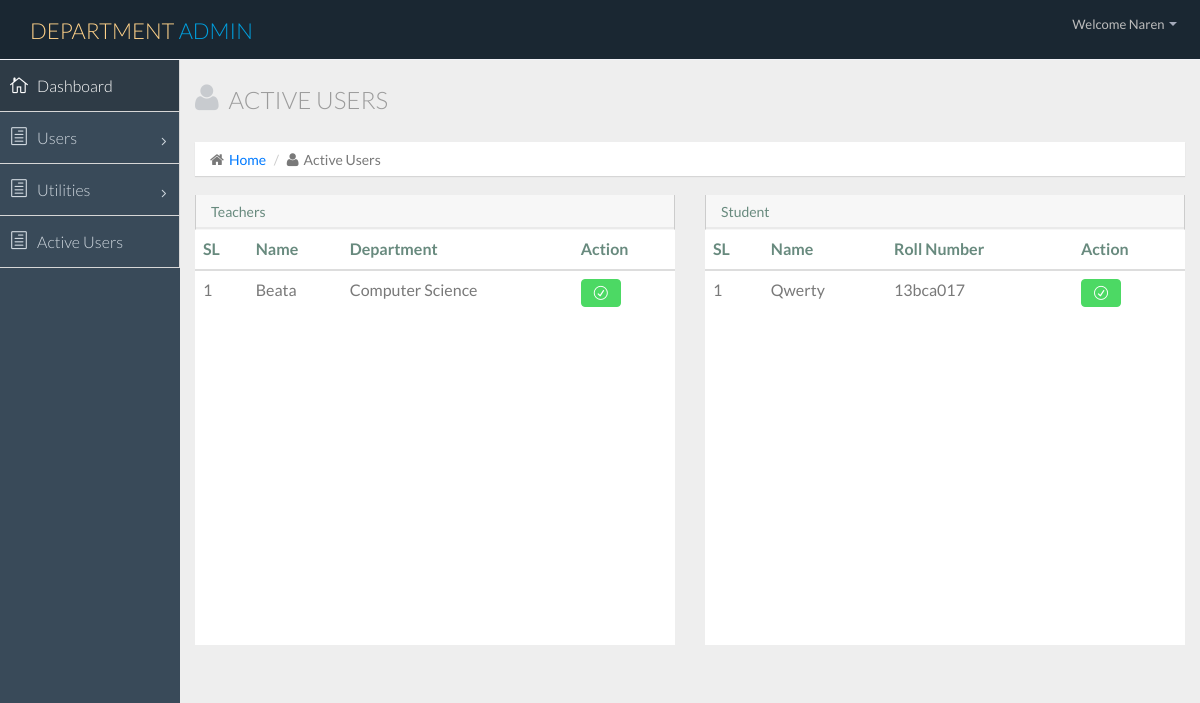
The app's page /active_users.php (signed in) with its own data.
### tables this page shows
CREATE TABLE IF NOT EXISTS `user` (
  `id` int(10) NOT NULL AUTO_INCREMENT,
  `date` date NOT NULL,
  `user_type_id` int(10) NOT NULL,
  `dep_type` int(10) DEFAULT NULL,
  `course_type` int(10) DEFAULT NULL,
  `semester` int(5) DEFAULT NULL,
  `user_name` varchar(50) NOT NULL,
  `user_email` varchar(50) NOT NULL,
  `user_pass` varchar(50) NOT NULL,
  `roll_number` varchar(30) DEFAULT NULL,
  `contact` varchar(30) DEFAULT NULL,
  `active` int(10) NOT NULL,
  PRIMARY KEY (`id`)
);

CREATE TABLE IF NOT EXISTS `department` (
  `id` int(10) NOT NULL AUTO_INCREMENT,
  `dep_type` varchar(30) NOT NULL,
  PRIMARY KEY (`id`)
);

### active_users.php (the view, shortened to what this page needs)
<?php
include('DB/db.php');
?>
<?php include('includes/header.php');?>
        <section id="main-content">
            <section class="wrapper">
		          	<div class="row">
						<div class="col-lg-12">
							<h3 class="page-header"><i class="fa fa-user"></i> Active Users </h3>
							<ol class="breadcrumb">
								<li><i class="fa fa-home"></i><a href="index.html">Home</a></li>
								<li><i class="fa fa-user"></i>Active Users</li>
							</ol>
						</div>
					</div>
					<div class="row">
				         <div class="col-sm-6">
		                      <section class="panel" style="height:450px;overflow-y:scroll;">
		                          <header class="panel-heading">
		                              Teachers
		                          </header>
		                          <table class="table">
		                              <thead>
			                              <tr>
			                                  <th>SL</th>
			                                  <th>Name</th>
			                                  <th>Department</th>
			                                  <th>Action</th>
			                              </tr>
		                              </thead>
		                              <tbody>
                                          <tr>
 											<?php
 												$query=mysqli_query($link,"SELECT * FROM user where user_type_id=2");
 												$j=0;while($row=mysqli_fetch_assoc($query)){$j++;
 											?>
 												<td><?php echo $j;?></td>
 												<td style="text-transform:capitalize;"><?php echo $row['user_name'];?></td>
 												<td>
 													<?php
				                              	 	    $dep_id=$row['dep_type'];
				                              	 		$dep_query=mysqli_query($link,"select dep_type from department where id='$dep_id'");
				                              	 		if($dep_query){
				                              	 			$dep_row=mysqli_fetch_assoc($dep_query);
				                              	 			echo $dep_row['dep_type'];
				                              	 		}
			                              	 	    ?>
 												</td>
 												<td>
 													<div class="btn-group">
				                              	 		<?php
				                              	 		    if($row['active'] == 1){
				                              	 		?>
				                              	 	  <a class="btn btn-success" href="includes/submit.php?active_dep&user_id=<?php echo base64_encode($row['id']);?>"><i class="icon_check_alt2"></i></a>
				                              	 	    <?php }else if($row['active'] == 0){?>
				                                      <a class="btn btn-danger" href="includes/submit.php?active_dep&user_id=<?php echo base64_encode($row['id']);?>"><i class="icon_close_alt2"></i></a>
				                                      <?php }?>
				                                  	</div>
 												</td>
 											<?php }?>
                                          </tr>
                                      </tbody>
		                           </table>
		                       </section>
		                  </div>
		                  <div class="col-sm-6">
		                      <section class="panel" style="height:450px;overflow-y:scroll;">
		                          <header class="panel-heading">
		                              Student
		                          </header>
		                          <table class="table">
		                              <thead>
		                              <tr>
		                                  <th>SL</th>
		                                  <th>Name</th>
		                                  <th>Roll Number</th>
		                                  <th>Action</th>
		                              </tr>
		                              </thead>
		                              <tbody>
                                          <tr>
 											<?php
 												$query=mysqli_query($link,"SELECT * FROM user where user_type_id=3");
 												$j=0;while($row=mysqli_fetch_assoc($query)){$j++;
 											?>
 												<td><?php echo $j;?></td>
 												<td style="text-transform:capitalize;"><?php echo $row['user_name'];?></td>
 												<td><?php echo $row['roll_number'];?></td>
 												<td>
 													<div class="btn-group">
				                              	 		<?php
				                              	 		    if($row['active'] == 1){
				                              	 		?>
				                              	 	  <a class="btn btn-success" href="includes/submit.php?active_dep&user_id=<?php echo base64_encode($row['id']);?>"><i class="icon_check_alt2"></i></a>
				                              	 	    <?php }else if($row['active'] == 0){?>
				                                      <a class="btn btn-danger" href="includes/submit.php?active_dep&user_id=<?php echo base64_encode($row['id']);?>"><i class="icon_close_alt2"></i></a>
				                                      <?php }?>
				                                  	</div>
 												</td>
 											<?php }?>
                                          </tr>
                                      </tbody>
		                           </table>
		                       </section>
		                  </div>
					</div>
            </section>
        </section>
<?php include('includes/footer.php');?>
</html>

### active_users.php (style rules this page uses)
tr > td { border-top: none; }

### records on screen
user: user_name "Beata", department.dep_type "Computer Science"
user: user_name "Qwerty", roll_number "13bca017"

### other values on screen
$_SESSION['dep_admin_name'] "Naren"
